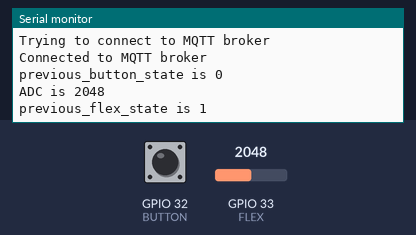
Simulated run of this sketch. Board: ESP32. Parts: the last lines printed to the serial monitor. The test bench sets the inputs (shaded band); at power-on: GPIO 33 (FLEX) = 2048, GPIO 32 (BUTTON) LOW. WiFi joins after 1.5 s; servers stay silent unless stated; no MQTT or app messages arrive unless stated.

Above: at 2.7 s.
2.8 s: GPIO 33 (FLEX) set to 1460
At 4.0 s:
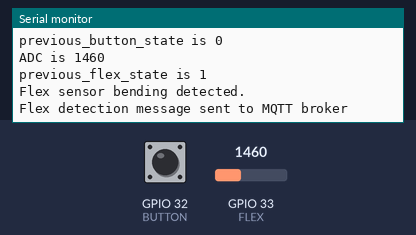
5.0 s: GPIO 32 (BUTTON) pulled HIGH for 1.2 s
At 6.1 s:
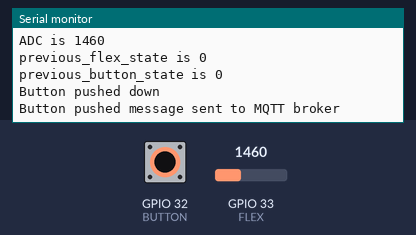
7.7 s: GPIO 33 (FLEX) set to 1540
At 9.1 s:
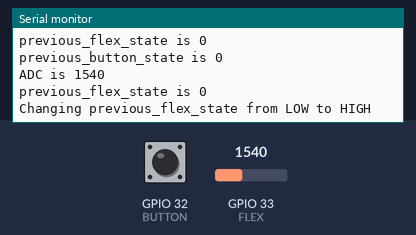
Timing chart, 0 to 10.7 s (numbered marks = the images above; inputs shaded):
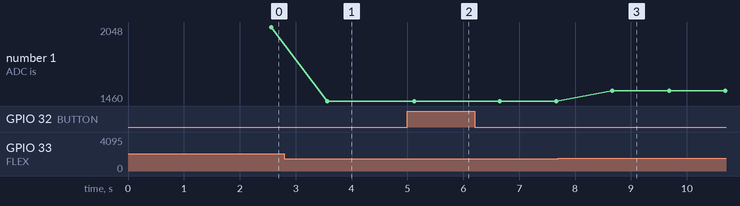

Measured:
- after the input at 2.8 s, the serial monitor: prints a new line after 0.77 s (image 1)
- after the input at 5.0 s, the serial monitor: prints a new line after 0.62 s (image 2)
- after the input at 7.7 s, the serial monitor: prints a new line after 0.96 s (image 3)
- plotted number 1: 2048 → 1460 after the input at 2.8 s, 1460 → 1540 after the input at 7.7 s

The sketch:

sketch_may30a.ino
```cpp
#include "PubSubClient.h"
#include "WiFi.h"
#include "WifiAccess.h"

const char* ssid = ssid_name;
const char* wifi_password = password_name;

const char* mqtt_server = server_ip;
const char* button_topic = "/esp32/button";
const char* flex_topic = "/esp32/flex";
const char* mqtt_username = "mosquitto";
const char* mqtt_password = "mosquitto";
const char* clientID = "ESP32";

const int BUTTON = 32;
const int FLEX = 33;
int previous_button_state = LOW;
const float VCC = 3.3;
const float R_DIV = 47000.0;
const float R_FLAT = 30000.0;
const float R_BENT = 80000.0;
int previous_flex_state = HIGH;

WiFiClient wifiClient;
PubSubClient client(mqtt_server, 1883, wifiClient);

void connect_WiFi() {
  Serial.print("ESP32 is trying to connect to ");
  Serial.println(ssid);

  WiFi.begin(ssid, wifi_password);

  while(WiFi.status() != WL_CONNECTED) {
    delay(500);
    Serial.print(".");
  }

  Serial.println("WiFi connected");
  Serial.print("IP address: ");
  Serial.println(WiFi.localIP());
}

void connect_MQTT() {
  Serial.println("Trying to connect to MQTT broker");
  if (client.connect(clientID, mqtt_username, mqtt_password)) {
    Serial.println("Connected to MQTT broker");
  } else {
    Serial.println("Connection failed");
  }
}

void sendButtonPushedMessage() {
  Serial.println("Button pushed down");
  char* buttonPushedMessage = "1: Button pushed";
  if (client.publish(button_topic, buttonPushedMessage)) {
    Serial.println("Button pushed message sent to MQTT broker");
  } else {
    Serial.println("Button pushed message failed to send to MQTT broker. Reconnecting...");
    client.connect(clientID, mqtt_username, mqtt_password);
    delay(100);
    client.publish(button_topic, buttonPushedMessage);
  }
}

void sendFlexSensorMessage() {
  Serial.println("Flex sensor bending detected.");
  char* flexDetectionMessage = "0: Flex sensor is bent";
  if (client.publish(flex_topic, flexDetectionMessage)) {
    Serial.println("Flex detection message sent to MQTT broker");
  } else {
    Serial.println("Flex detection message failed to send to MQTT broker. Reconnecting...");
    client.connect(clientID, mqtt_username, mqtt_password);
    delay(100);
    client.publish(flex_topic, flexDetectionMessage);
  }
}

void setup() {
  // put your setup code here, to run once:
  Serial.begin(9600);
  pinMode(BUTTON, INPUT);
  pinMode(FLEX, INPUT);
  connect_WiFi();
  connect_MQTT();
}

void loop() {
  // connect_MQTT();
  if (!client.connected()) {
    connect_MQTT();
  }
  client.loop();
  Serial.setTimeout(5000*60);

  int push_button_state = digitalRead(BUTTON);
  delay(500);
  Serial.println("previous_button_state is " + String(previous_button_state));
  if (push_button_state == HIGH) {
    if (previous_button_state == LOW) {
      sendButtonPushedMessage();
      delay(500);
      previous_button_state = HIGH;
      Serial.println("Changing previous_button_state from LOW to HIGH");
    }
  } else {
    if (previous_button_state == HIGH) {
      previous_button_state = LOW;
      Serial.println("Changing previous_button_state from HIGH to LOW");
    }
  }

  int ADC = analogRead(FLEX);
  delay(500);
  Serial.println("ADC is " + String(ADC));
  Serial.println("previous_flex_state is " + String(previous_flex_state));
  // float V_flex = ADC * VCC / 1023.0;
  // float R_flex = R_DIV * (VCC / V_flex - 1.0);
  // float R_flex = (1023.0 - ADC) / (ADC * R_DIV);
  // Serial.println("V_flex is " + String(V_flex));
  // Serial.println("Flex sensor resistance is " + String(R_flex) + " ohms");

  // float angle = map(R_flex, R_FLAT, R_BENT, 0, 90.0);
  // Serial.println("Flex sensor bent angle is " + String(angle) + " degrees");
  if (ADC >= 1500) {
    if (previous_flex_state == LOW) {
      previous_flex_state = HIGH;
      Serial.println("Changing previous_flex_state from LOW to HIGH");
    }
  } else {
    if (previous_flex_state == HIGH) {
      sendFlexSensorMessage();
      delay(500);
      previous_flex_state = LOW;
      Serial.println("Changing previous_flex_state from HIGH to LOW");
    }
  }

  // delay(2000);
}
```

WifiAccess.h
```cpp
#ifndef _MYEXT_H
#define _MYEXT_H
const char* ssid_name = "FRITZ!Box Donven";
const char* password_name = "MerciCharel:)";
const char* server_ip = "192.168.178.27";
#endif
```
